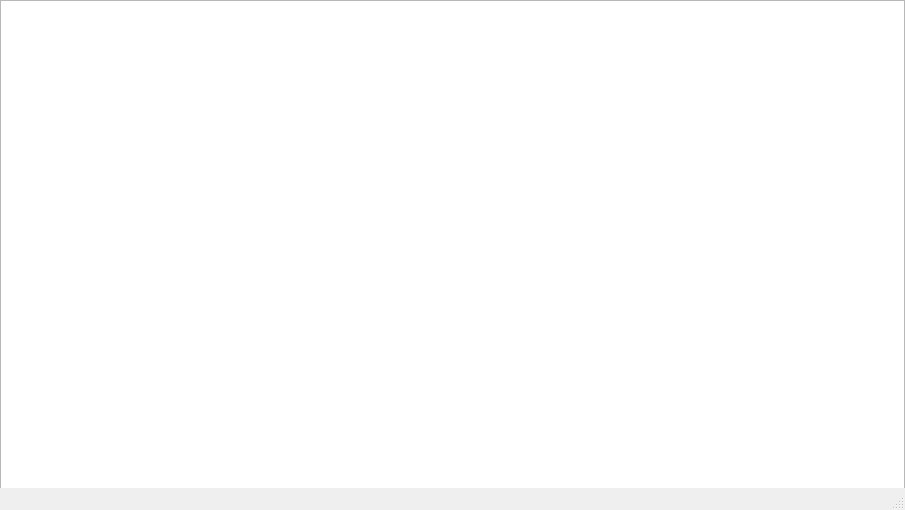
<?xml version="1.0" encoding="UTF-8"?>
<ui version="4.0">
 <class>Player2_Ganador</class>
 <widget class="QMainWindow" name="Player2_Ganador">
  <property name="geometry">
   <rect>
    <x>0</x>
    <y>0</y>
    <width>905</width>
    <height>510</height>
   </rect>
  </property>
  <property name="windowTitle">
   <string>Ganador Player 2</string>
  </property>
  <widget class="QWidget" name="centralwidget">
   <widget class="QGraphicsView" name="graphicsView">
    <property name="geometry">
     <rect>
      <x>0</x>
      <y>0</y>
      <width>905</width>
      <height>510</height>
     </rect>
    </property>
   </widget>
  </widget>
  <widget class="QMenuBar" name="menubar">
   <property name="geometry">
    <rect>
     <x>0</x>
     <y>0</y>
     <width>905</width>
     <height>21</height>
    </rect>
   </property>
  </widget>
  <widget class="QStatusBar" name="statusbar"/>
 </widget>
 <resources/>
 <connections/>
</ui>
